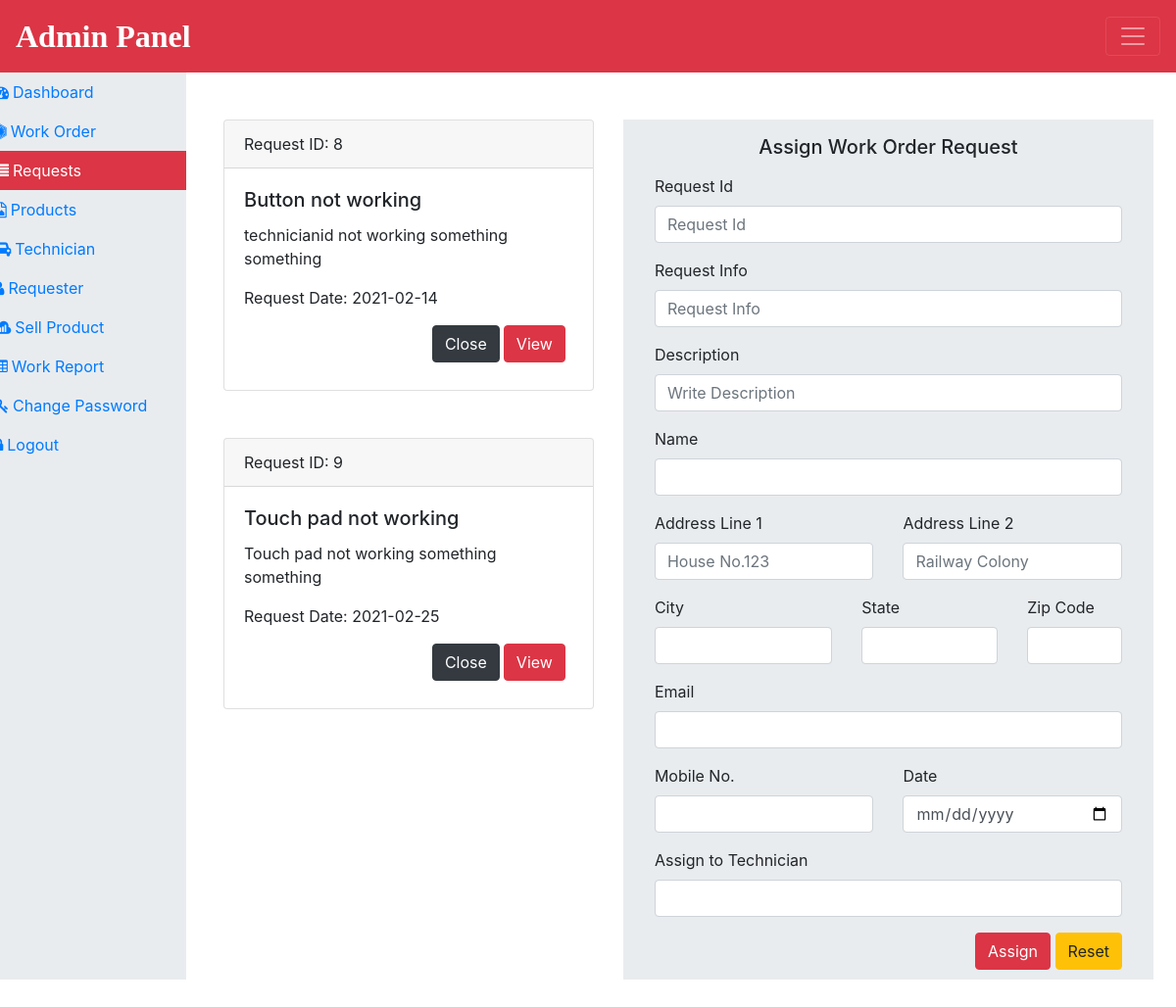
The page /admin/requests.php (signed in) on the database its author committed.
### tables this page shows
CREATE TABLE `request` (
  `requester_id` int(11) NOT NULL,
  `requester_info` text NOT NULL,
  `requester_description` text NOT NULL,
  `requester_name` varchar(60) NOT NULL,
  `requester_address1` text NOT NULL,
  `requester_address2` text NOT NULL,
  `requester_city` varchar(60) NOT NULL,
  `requester_state` varchar(60) NOT NULL,
  `requester_zip` text NOT NULL,
  `requester_email` varchar(60) NOT NULL,
  `requester_mobile` bigint(20) NOT NULL,
  `requester_date` date NOT NULL
);

### admin/requests.php (the view, shortened to what this page needs)
<?php
include_once('../connection_db.php');
?>
<?php include_once('include/header.php'); ?>
<div class="col-lg-10" style="min-height: 550px;">
    <div class="row  mt-5 mx-2">
        <div class="col-md-5">
            <?php
            $sql = " select * from request  ";
            $result = $con->query($sql);
            if($result->num_rows>0)
            {
                while($row = $result->fetch_assoc())
                    {
                            echo'<div class="card mb-5">';
                            echo'<div class="card-header">Request ID: '.$row['requester_id'].'</div>';
                            echo'<div class="card-body">';
                            echo'<h5 class="card-title">'.$row['requester_info'].'</h5>';
                            echo'<p class="card-text">'.$row['requester_description'].'</p>';
                            echo'<p class="card-text">Request Date: '.$row['requester_date'].'</p>';
                            echo'<form action="" class="float-right " method="POST">';
                            echo '<input type="submit" class="btn btn-danger mb-2  mr-2" value="View" name="view">';
                            echo'</form>';
                            echo'<form action="deleterequest.php" class="float-right mr-1"  method="POST">';
                            echo '<input type="submit" class="btn btn-dark " name="close" value="Close">';
                            echo'</form>';
                            echo'</div>';
                            echo'</div>';
                    }
            }
            ?>
        </div>
        <div class="col-md-7 ">
            <h5 class="jumbotron mb-0 p-3 text-center">Assign Work Order Request</h5>
           <form action="" method="post" class="jumbotron pt-0 pb-5 ">
            <div class="form-group ">
                <label for="requestid">Request Id</label><input type="text" name="requestid"
                    id="requestid" class="form-control" value="<?php
                    if(!empty($row['requester_id'])) { echo $row['requester_id']; }
                    ?>" placeholder="Request Id" >
            </div>
            <div class="form-group ">
                <label for="requestinfo">Request Info</label><input type="text" name="requestinfo"
                    id="requestinfo" class="form-control" value="<?php
                    if(!empty($row['requester_info'])) { echo $row['requester_info']; }
                    ?>" placeholder="Request Info" >
            </div>
            <div class="form-group">
                <label for="requestdescription">Description</label><input type="text"
                    name="requestdescription" id="requestdescription" class="form-control" value="<?php
                    if(!empty($row['requester_description'])) { echo $row['requester_description']; }
                    ?>" placeholder="Write Description" >
            </div>
            <div class="form-group">
                <label for="requestername">Name</label><input type="text" name="requestername"
                    id="requestername" class="form-control" value="<?php
                    if(!empty($row['requester_name'])) { echo $row['requester_name']; }
                    ?>"  >
            </div>
            <div class="row">
                <div class="col-md-6">
                    <div class="form-group">
                        <label for="requesteraddress">Address Line 1</label><input type="text"
                            name="requesteraddress1" id="requesteraddress" class="form-control" value="<?php
                            if(!empty($row['requester_address1'])) { echo $row['requester_address1']; }
                            ?>" placeholder="House No.123">
                    </div>
                </div>
                <div class="col-md-6">
                    <div class="form-group">
                        <label for="requesteraddress2">Address Line 2</label><input type="text"
                            name="requesteraddress2" id="requesteraddress2" class="form-control" value="<?php
                            if(!empty($row['requester_address2'])) { echo $row['requester_address2']; }
                            ?>" placeholder="Railway Colony">
                    </div>
                </div>
            </div>
            <div class="row">
                <div class="col-lg-5">
                    <div class="form-group">
                        <label for="city">City</label><input type="text"
                            name="city" id="city" class="form-control" value="<?php
                            if(!empty($row['requester_city'])) { echo $row['requester_city']; }
                            ?>">
                    </div>
                </div>
                <div class="col-lg-4">
                    <div class="form-group">
                        <label for="state">State</label><input type="text"
                            name="state" id="state" class="form-control" value="<?php
                            if(!empty($row['requester_state'])) { echo $row['requester_state']; }
                            ?>">
                    </div>
                </div>
                <div class="col-lg-3">
                    <div class="form-group">
                        <label for="zipcode">Zip Code</label><input type="text"
                            name="zipcode" id="zipcode" class="form-control" value="<?php
                            if(!empty($row['requester_zip'])) { echo $row['requester_zip']; }
                            ?>" onkeypress ="digitFunction(event)">
                    </div>
                </div>
            </div>
            <div class="row">
                <div class="col-md-12">
                    <div class="form-group">
                        <label for="email">Email</label><input type="email"
                            name="email" id="email" class="form-control" value="<?php
                            if(!empty($row['requester_email'])) { echo $row['requester_email']; }
                            ?>" >
                    </div>
                </div>
                <div class="col-md-6">
                    <div class="form-group">
                        <label for="mobileno">Mobile No.</label><input type="text"
                            name="mobileno" id="mobileno" class="form-control" value="<?php
                            if(!empty($row['requester_mobile'])) { echo $row['requester_mobile']; }
                            ?>" onkeypress ="digitFunction(event);">
                    </div>
                </div>
                <div class="col-md-6">
                    <div class="form-group">
                        <label for="date">Date</label><input type="date"
                            name="date" id="date" class="form-control"  value="">
                    </div>
                </div>
                <div class="col-md-12">
                    <div class="form-group">
                        <label for="technician">Assign to Technician</label><input type="text"
                            name="technician" id="technician" class="form-control"  value="">
                    </div>
                </div>
            </div>
            <div class="float-right">
                <input type="submit" class="btn btn-danger" name="assign" value="Assign">
                <input type="reset" class="btn btn-warning" name="reset" value="Reset">
            </div>
           </form>
        </div>
    </div>
</div>
<?php include_once('include/footer.php'); ?>

### boot/css/style1.css (style rules this page uses)
body { padding: 0px; margin: 0px; }
.jumbotron { border-radius: 0px; }

### rows shown on the page
request: requester_id "8", requester_info "Button not working", requester_description "technicianid not working something something", requester_date "2021-02-14"
request: requester_id "9", requester_info "Touch pad not working", requester_description "Touch pad not working something something", requester_date "2021-02-25"
